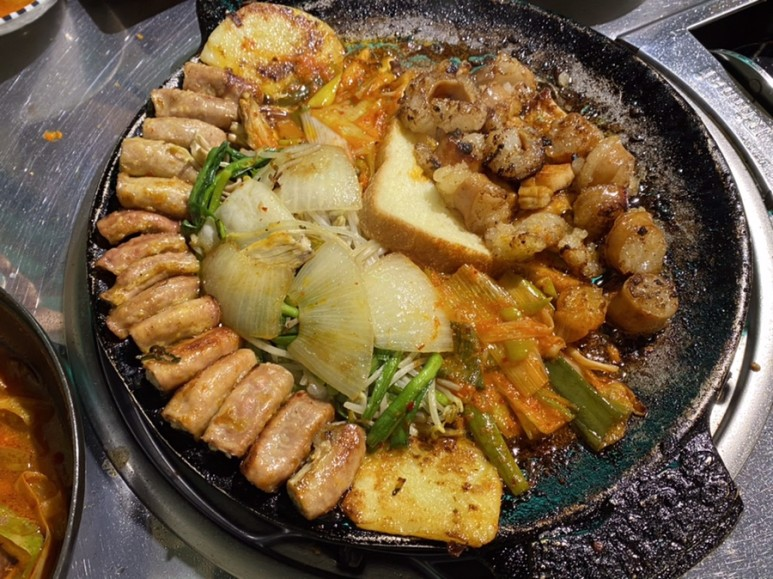
#> input picture python/raspberrypi/video-ex/processing/data/image.jpg, 773 x 579 px
$ python ex03_2.py
#> lines starting #> are read from the running program, lines starting #| are printed output that depends on the picture
# ROI를 좌측 상단에 이미지가 나오게 하기
import cv2
import numpy as np

img = cv2.imread('data/image.jpg')
#> img is the input picture: shape (579, 773, 3); mean B, G, R 63.1, 94.5, 117.9
width = 1000
height = 1000

cropImage = img[400:400+height, 300:300+width]
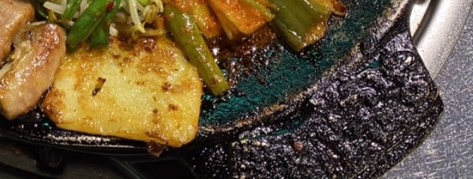
#> cropImage: shape (179, 473, 3); mean B, G, R 56.6, 83.5, 102
#> (the run stopped early here; a loop or call above may not have finished)
